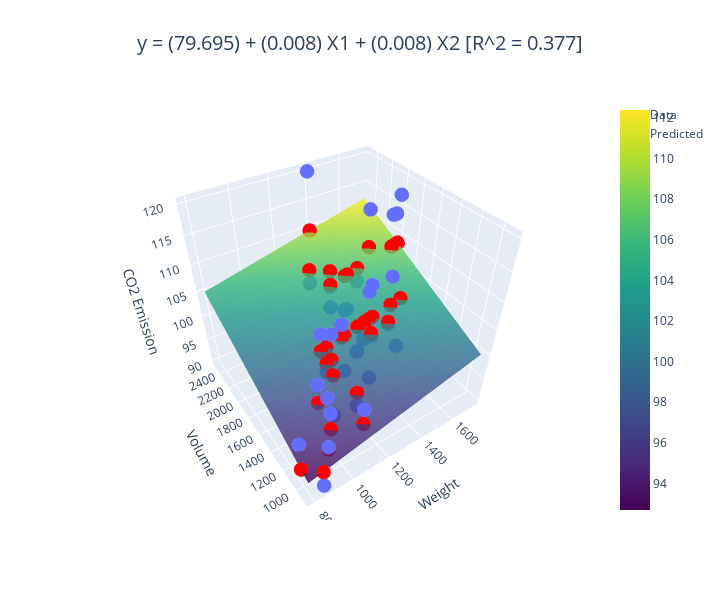

Notebook code cell kept with this figure:
### Markdown cell above
Plot the data to enhance understanding with visualization. In a 3D scatter plot, one can see the original data points, predicted data points, and regression plane more clearly.

### Code cell
# Plot the data
fig = go.Figure()

# Add the original data points
fig.add_trace(go.Scatter3d(x=X['Weight'], y=X['Volume'], z=y, mode='markers',
                           marker=dict(size=5), name='Data'))

# Add the predicted data points
fig.add_trace(go.Scatter3d(x=X['Weight'], y=X['Volume'], z=predictedCO2, mode='markers',
                           marker=dict(size=5, color='red'), name='Predicted'))

# Generate points for the regression plane
mesh_weight, mesh_volume = np.meshgrid(np.linspace(X['Weight'].min(), X['Weight'].max(), 10),
                                       np.linspace(X['Volume'].min(), X['Volume'].max(), 10))
mesh_CO2 = regr.predict(np.array([mesh_weight.ravel(), mesh_volume.ravel()]).T).reshape(mesh_weight.shape)

# Add the regression plane
fig.add_trace(go.Surface(x=mesh_weight, y=mesh_volume, z=mesh_CO2, opacity=0.8, colorscale='Viridis'))

# Set axis labels
fig.update_layout(scene=dict(xaxis_title='Weight', yaxis_title='Volume', zaxis_title='CO2 Emission'))

title_text = "y = (%0.3f) + (%0.3f) X1 + (%0.3f) X2 [R^2 = %0.3f]" % (coef0, coef1, coef2, r_sq)

# Set title
fig.update_layout(
                  width=720,
                  height=600,
                  scene_camera={"eye": {"x": -1, "y": -1.5, "z": 1.5}},
                  title={"text": title_text,
                         "font": {"size": 20},
                         "x": 0.5,
                         "xanchor": "center"
                         }
                  )

# Show plot
fig.show()
